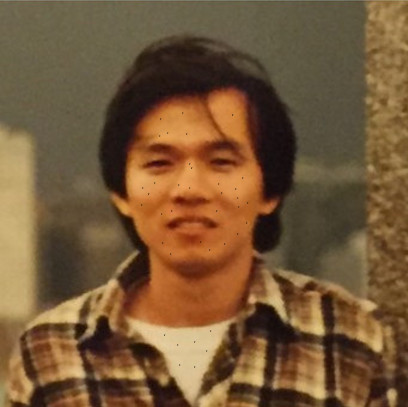
#> input picture mybook/opencv_king_book/ch11/hung.jpg, 408 x 407 px, found by its file name
$ python spatial_smoothing.py
#> lines starting #> are read from the running program, lines starting #| are printed output that depends on the picture
#!/usr/bin/env python
# coding: utf-8

# # 空間濾波

# In[21]:


import cv2
import matplotlib.pyplot as plt
import numpy as np


# In[3]:


src = cv2.imread("hung.jpg")
#> src is the input picture: shape (407, 408, 3); mean B, G, R 55.9, 87.9, 117.5
src = cv2.cvtColor(src, cv2.COLOR_BGR2RGB)
plt.imshow(src);


# ## 均值濾波器

# In[14]:


dst_mean = cv2.blur(src,(15,15))
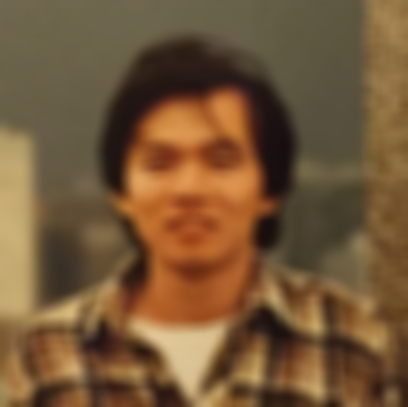
#> dst_mean: shape (407, 408, 3); mean R, G, B 117.5, 87.8, 55.9


# In[17]:


plt.imshow(dst_mean);


# ## 中值濾波

# * 適合用在椒鹽雜訊的處理

# In[15]:


# 中值濾波
dst_median = cv2.medianBlur(
    src,
    15 # kernel size
)
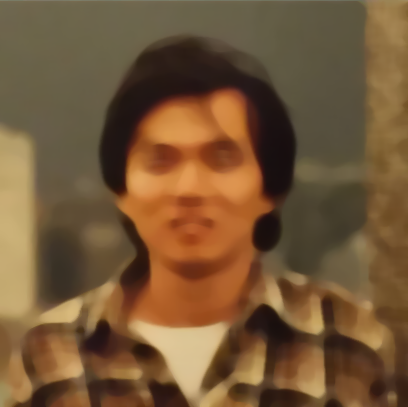
#> dst_median: shape (407, 408, 3); mean R, G, B 117.2, 87.4, 55.5


# In[19]:


plt.imshow(dst_median);


# ## 高斯濾波器

# In[16]:


dst_gaussian = cv2.GaussianBlur(
    src,
    (15,15), # kernel size
    0.85, # sigma x
    0.85 # sigma y
)


# * 如果開 3x3 kernel size，那正中心的 (x,y) = (0,0)，左邊是 (-1,0), 右邊是 (1,0)，左上 (-1,1), 右上 (1,1), ...
# * 然後 gausian kernel 就是中心放在 (0,0) 的二元獨立常態分配: $f(x,y)=\frac{1}{2\pi\sigma_x\sigma_y}e^{-\frac{1}{2}(\frac{x^2}{\sigma_x^2}+\frac{y^2}{\sigma_y^2})}$
# * 所以就直接想像一個二元常態像碗一樣，蓋在 kernel 的正中心，然後他的 density 大小，就是周邊加權平均時用的權重

# In[18]:


plt.imshow(dst_gaussian);


# ## 雙邊濾波器

# In[13]:


dst_bilateral = cv2.bilateralFilter(
    src,
    15, # d，以像素為中心的濾波直徑，建議值 5。如果此值是負數，會自動參照下面的 sigmaSpace
    100, # sigmaColor，像素顏色值與周圍像素顏色值的差距，在此範圍，才做濾波。如果超過此範圍，他會覺得這是邊緣，就不做濾波
    100 # sigmaSpace，距離的空間參數，如果 d >0，此值可忽略。
)


# * 雙邊濾波會考慮邊緣訊息

# In[11]:


plt.imshow(dst_bilateral);


# ## 自訂 2d 濾波器

# In[22]:


kernel = np.ones((5,5), np.float32)/25
kernel


# In[24]:


dst = cv2.filter2D(
    src,
    -1, # ddpeth, 目前影像的深度，設 -1，表示與來源影像相同
    kernel # 自訂的 kernel
)

plt.imshow(dst);


# In[ ]:
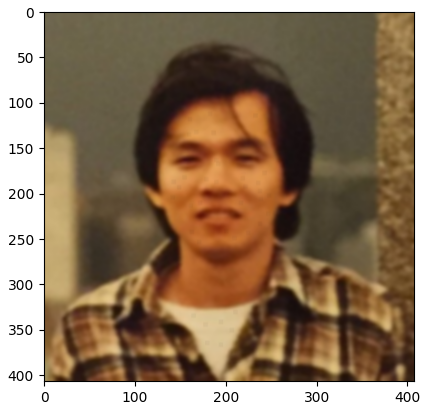
#> figure drawn by matplotlib, 1 panel
